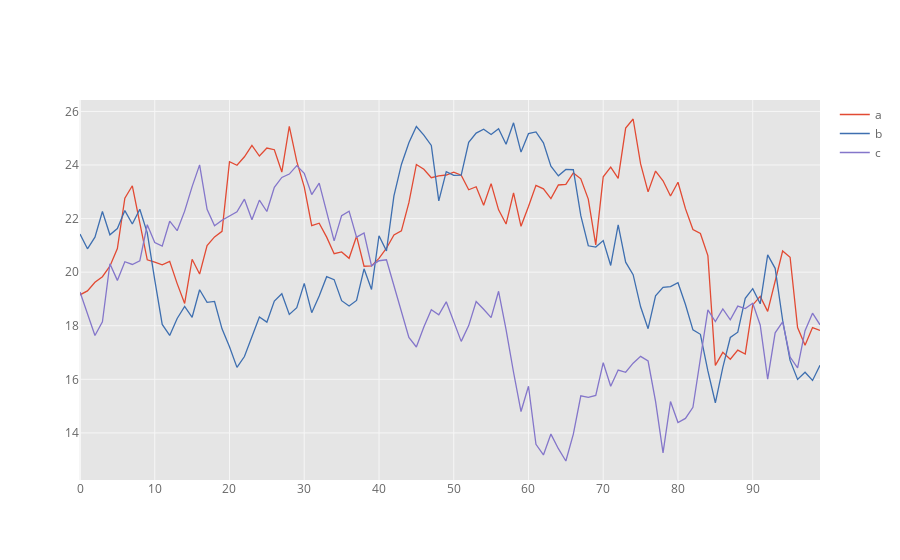

This figure's notebook cell:
### Code cell
cf.set_config_file(theme='ggplot')
df.iplot()  # interactive plot
